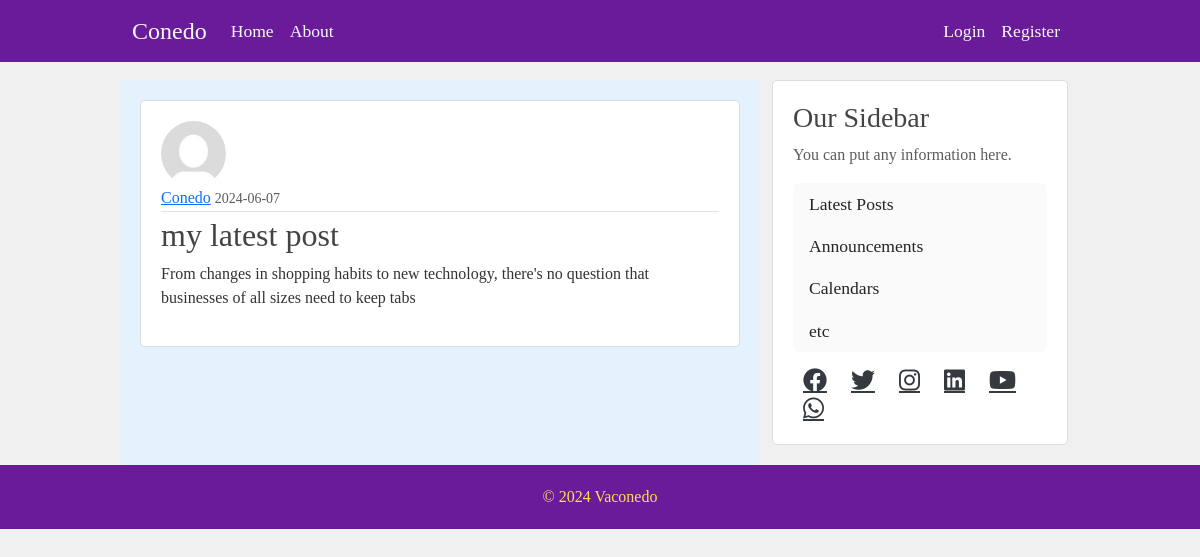
The page /post/25 on the database as committed earlier.
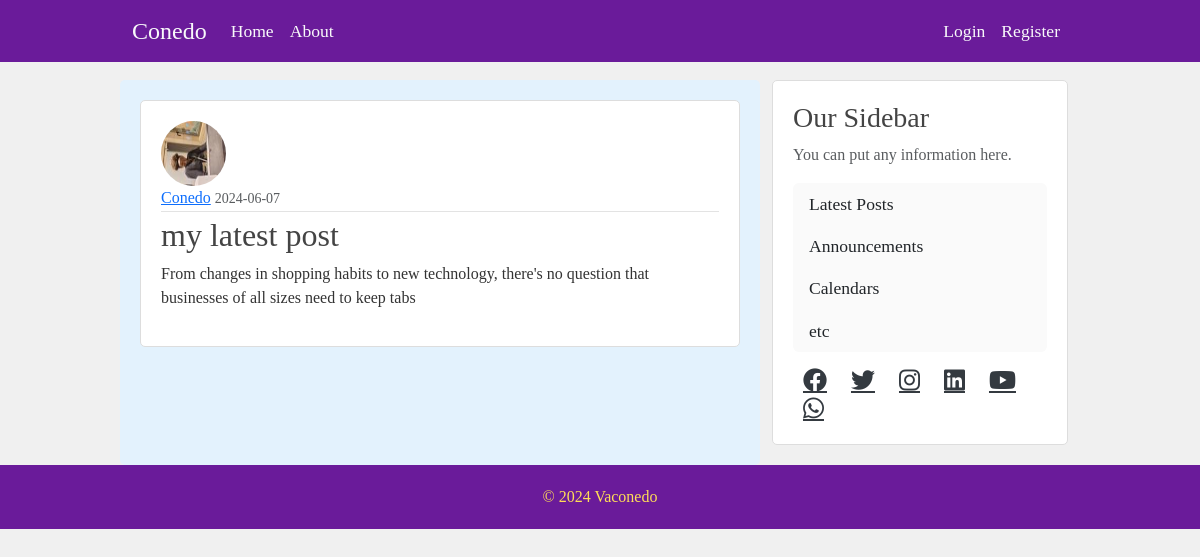
The same page on the database as committed later.
### app/models.py (models this page shows, shortened)
class User(db.Model, UserMixin):
    id = db.Column(db.Integer, primary_key=True)
    username = db.Column(db.String(12), unique=True, nullable=False)
    email = db.Column(db.String(120), unique=True, nullable=False)
    image_file = db.Column(db.String(20), nullable=False, default='default.jpeg')
    password = db.Column(db.String(60), nullable=False)
    posts = db.relationship("Post", backref='author', lazy=True)

### app/routes.py (the view)
@app.route('/post/<int:post_id>')
def post(post_id):
    post = Post.query.get_or_404(post_id)
    return render_template('post.html', title=post.title, post=post)

### app/templates/post.html (shortened to what this page needs)
{% extends 'base.html' %}
{% block content %}
<article class="media content-section">
  <img
  class="rounded-circle article-img"
  src="{{ url_for('static',filename='profile_pics/' + post.author.image_file) }}"
  alt=""/>
    <div class="media-body">
      <div class="article-metadata">
        <a class="mr-2" href="{{url_for('user_post',username=post.author.username)}}">{{ post.author.username }}</a>
        <small class="text-muted">{{ post.date_posted.strftime('%Y-%m-%d') }}</small>
      </div>
      <h2 class="article-title">{{ post.title }}</h2>
      <p class="article-content">{{ post.content }}</p>
    </div>
  </article>
{% endblock %}

Rows that differ between the two databases and show on the page:
changed User "Conedo": image_file: picture added in place of a placeholder
